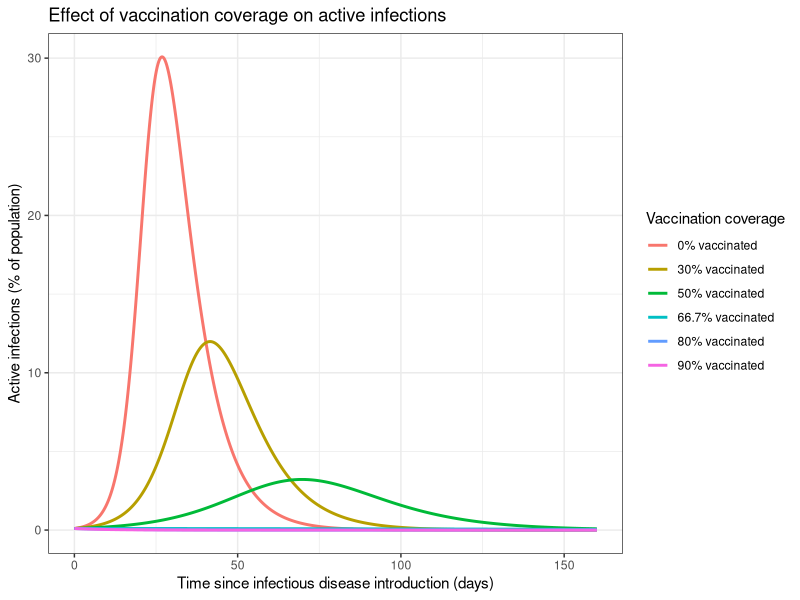
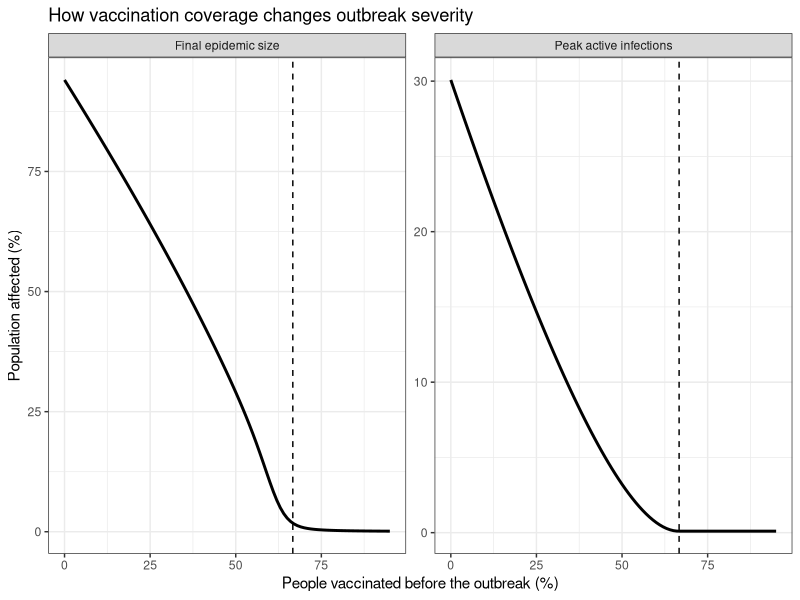

These figures' R source, in order:
install.packages("deSolve")
install.packages("ggplot2")
install.packages("dplyr")
install.packages("tidyr")
library(deSolve)
library(ggplot2)
library(dplyr)
library(tidyr)
#parameters 
R0_basic <- 3
gamma <- 1 / 7
beta <- R0_basic * gamma
params_sir <- c(beta = beta, gamma = gamma)
initial_infected <- 0.001
time <- seq(0, 160, by = 0.1)
herd_threshold <- 1 - (1 / R0_basic)
herd_threshold
#herd threshold 0.6666667

#Sir(model)prize
model_sir <- function(t, y, params) {
with(as.list(c(params, y)), {
dS <- -beta * S * I
dI <- beta * S * I - gamma * I
dR <- gamma * I
list(c(dS, dI, dR))
  })
}
# one vaccination coverage 
simulate_sir <- function(vaccination_coverage) {
init_sir <- c(
S = 1 - initial_infected - vaccination_coverage,
I = initial_infected,
R = vaccination_coverage
)
out_sir <- as.data.frame(
ode(
y = init_sir,
times = time,
func = model_sir,
parms = params_sir
)
)
out_sir$vaccination_coverage <- vaccination_coverage
out_sir$vaccination_percent <- vaccination_coverage * 100
  
return(out_sir)
}
#vaccination with dif cover
selected_vaccination <- c(0, 0.30, 0.50, herd_threshold, 0.80, 0.90)
selected_models <- lapply(selected_vaccination, simulate_sir)
sir_curves <- bind_rows(selected_models)
sir_curves$vaccination_label <- paste0(
round(sir_curves$vaccination_coverage * 100, 1),
"% vaccinated"
)
#graph time for figure 
figure_1 <- ggplot(
sir_curves,
aes(
  x = time,
  y = I * 100,
  colour = vaccination_label
)
) +
geom_line(linewidth = 1) +
  labs(
title = "Effect of vaccination coverage on active infections",
  x = "Time since infectious disease introduction (days)",
  y = "Active infections (% of population)",
  colour = "Vaccination coverage"
) +
theme_bw()
figure_1

# outbreaks across vaccination cover
vaccination_gradient <- seq(0, 0.95, by = 0.01)
all_models <- lapply(vaccination_gradient, simulate_sir)
all_outputs <- bind_rows(all_models)
#measure outbreak size, time and infections 
summary_results <- all_outputs %>%
group_by(vaccination_coverage) %>%
 summarise(
  vaccination_percent = first(vaccination_percent),
  initial_Re = R0_basic * first(S),
  peak_infectious = max(I),
  time_to_peak = time[which.max(I)],
  final_recovered = last(R),
  final_epidemic_size = final_recovered - first(vaccination_coverage),
  .groups = "drop"
  )
summary_results <- summary_results %>%
 mutate(
  Peak_active_infections = peak_infectious * 100,
  final_epidemic_size_percent = final_epidemic_size * 100
 )
head(summary_results)

#another figure
summary_long <- summary_results %>%
select(
  vaccination_percent,
  final_epidemic_size_percent,
  Peak_active_infections
) %>%
pivot_longer(
  cols = c(final_epidemic_size_percent, Peak_active_infections),
  names_to = "outcome",
  values_to = "value"
) %>%
mutate(
  outcome = recode(
    outcome,
    final_epidemic_size_percent = "Final epidemic size",
    Peak_active_infections = "Peak active infections"
    )
  )
#ggplot time.. finally
figure_2 <- ggplot(
  summary_long,
  aes(
    x = vaccination_percent,
    y = value
  )
) +
  geom_line(linewidth = 1) +
  geom_vline(
    xintercept = herd_threshold * 100,
    linetype = "dashed"
  ) +
 facet_wrap(~ outcome, scales = "free_y") +
 labs(
    title = "How vaccination coverage changes outbreak severity",
    x = "People vaccinated before the outbreak (%)",
    y = "Population affected (%)"
  ) +
  theme_bw()
figure_2

#results section 
selected_outputs <- sir_curves %>%
  group_by(vaccination_coverage) %>%
summarise(
  vaccination_percent = first(vaccination_percent),
  initial_Re = R0_basic * first(S),
  peak_active_infections = max(I),
  time_to_peak = time[which.max(I)],
  final_recovered = last(R),
  total_infected_during_outbreak = final_recovered - first(vaccination_coverage),
  .groups = "drop"
  ) %>%
mutate(
  peak_active_infections_percent = peak_active_infections * 100,
  total_infected_during_outbreak_percent = total_infected_during_outbreak * 100
)
selected_outputs_report <- selected_outputs %>%
transmute(
  vaccination_percent = round(vaccination_percent, 1),
  initial_Re = round(initial_Re, 2),
  peak_active_infections_percent = round(peak_active_infections_percent, 2),
  time_to_peak_days = round(time_to_peak, 1),
  total_infected_during_outbreak_percent = round(total_infected_during_outbreak_percent, 2)
  )

selected_outputs_report
print(selected_outputs_report, width = Inf)
